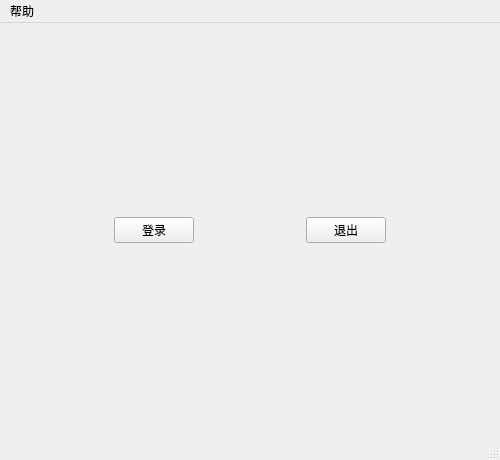
<?xml version="1.0" encoding="UTF-8"?>
<ui version="4.0">
 <class>MainWindow</class>
 <widget class="QMainWindow" name="MainWindow">
  <property name="geometry">
   <rect>
    <x>0</x>
    <y>0</y>
    <width>500</width>
    <height>460</height>
   </rect>
  </property>
  <property name="windowTitle">
   <string>初始界面</string>
  </property>
  <widget class="QWidget" name="centralwidget">
   <layout class="QGridLayout" name="gridLayout">
    <item row="0" column="0">
     <layout class="QHBoxLayout" name="horizontalLayout">
      <item>
       <spacer name="horizontalSpacer_2">
        <property name="orientation">
         <enum>Qt::Horizontal</enum>
        </property>
        <property name="sizeHint" stdset="0">
         <size>
          <width>40</width>
          <height>20</height>
         </size>
        </property>
       </spacer>
      </item>
      <item>
       <widget class="QPushButton" name="pushButton_login">
        <property name="text">
         <string>登录</string>
        </property>
       </widget>
      </item>
      <item>
       <spacer name="horizontalSpacer">
        <property name="orientation">
         <enum>Qt::Horizontal</enum>
        </property>
        <property name="sizeHint" stdset="0">
         <size>
          <width>40</width>
          <height>20</height>
         </size>
        </property>
       </spacer>
      </item>
      <item>
       <widget class="QPushButton" name="pushButton_out">
        <property name="text">
         <string>退出</string>
        </property>
       </widget>
      </item>
      <item>
       <spacer name="horizontalSpacer_3">
        <property name="orientation">
         <enum>Qt::Horizontal</enum>
        </property>
        <property name="sizeHint" stdset="0">
         <size>
          <width>40</width>
          <height>20</height>
         </size>
        </property>
       </spacer>
      </item>
     </layout>
    </item>
   </layout>
  </widget>
  <widget class="QMenuBar" name="menubar">
   <property name="geometry">
    <rect>
     <x>0</x>
     <y>0</y>
     <width>500</width>
     <height>17</height>
    </rect>
   </property>
   <widget class="QMenu" name="menu">
    <property name="title">
     <string>帮助</string>
    </property>
    <addaction name="action"/>
    <addaction name="action_2"/>
   </widget>
   <addaction name="menu"/>
  </widget>
  <widget class="QStatusBar" name="statusbar"/>
  <action name="action">
   <property name="text">
    <string>about</string>
   </property>
  </action>
  <action name="action_2">
   <property name="text">
    <string>help</string>
   </property>
  </action>
 </widget>
 <resources/>
 <connections>
  <connection>
   <sender>pushButton_out</sender>
   <signal>clicked()</signal>
   <receiver>MainWindow</receiver>
   <slot>close()</slot>
   <hints>
    <hint type="sourcelabel">
     <x>345</x>
     <y>227</y>
    </hint>
    <hint type="destinationlabel">
     <x>249</x>
     <y>229</y>
    </hint>
   </hints>
  </connection>
 </connections>
</ui>
